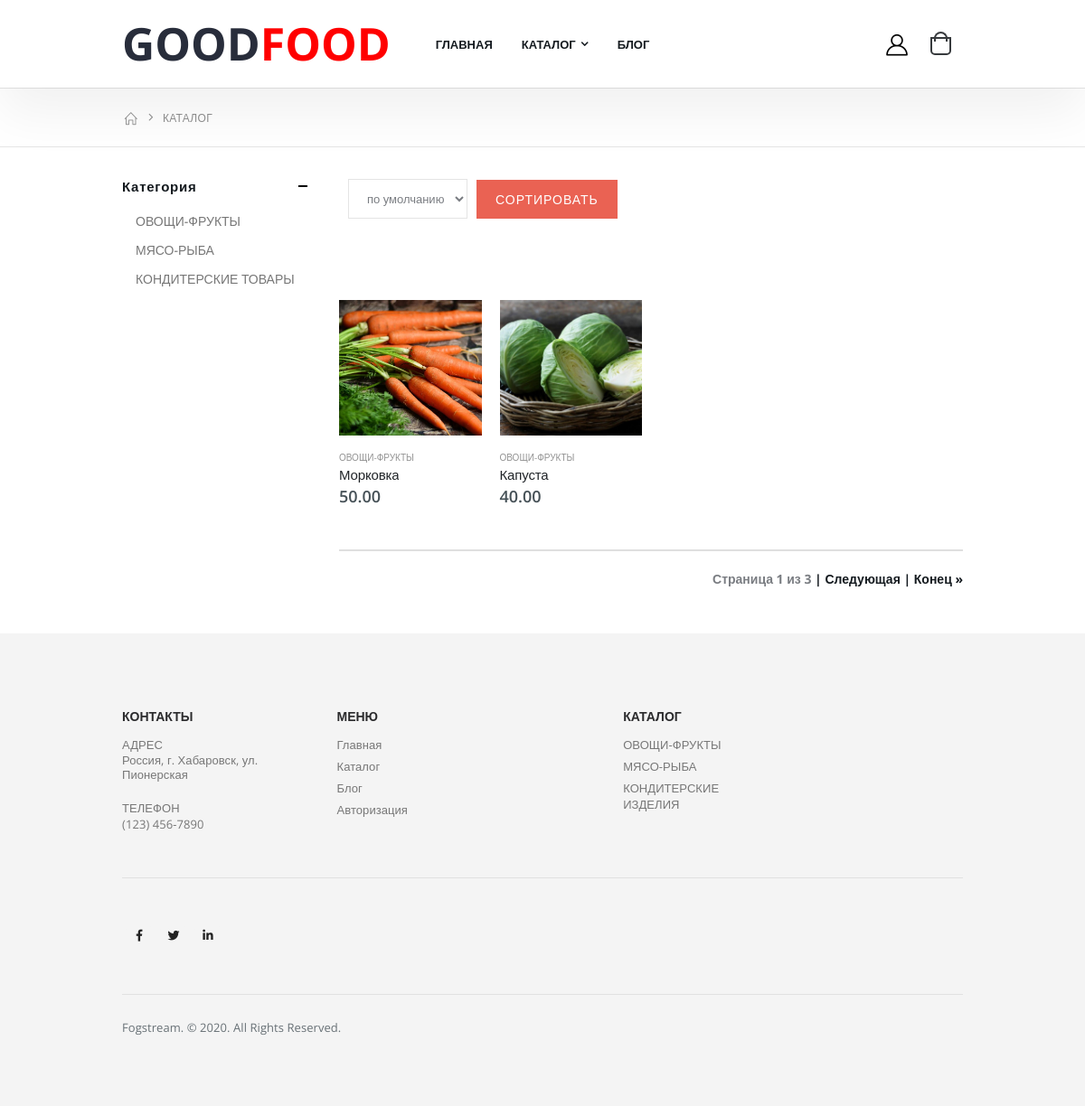
/catalog, run on the app's committed database.
### shop/models.py (models this page shows, shortened)
class Product(models.Model):
    name = models.CharField(max_length=30)
    price = models.DecimalField(decimal_places=2, max_digits=6)
    description = models.TextField()
    category = models.ForeignKey('Category', on_delete=models.CASCADE)
    chosen = models.BooleanField(default=False)
    slider = models.BooleanField(default=False)

class Image(models.Model):
    image = models.ImageField(upload_to='images')
    product = models.ForeignKey('Product', on_delete=models.CASCADE)

class Category(models.Model):
    name = models.CharField(max_length=30)
    def __str__(self):
        return self.name

### shop/views.py (the view)
# urls.py: path('catalog', views.catalog, name='catalog'),
def catalog(request):
    data = get_cart(request)
    if not request.GET.get('order'):
        sort_order = 'category'
    else:
        sort_order = request.GET.get('order')
    products = Product.objects.all().order_by(sort_order)
    paginator = Paginator(products, 2)
    page_number = request.GET.get('page')
    page_obj = paginator.get_page(page_number)
    data['page_obj'] = page_obj
    data['sort_order'] = sort_order
    return render(request, 'catalog.html', context=data)

### shop/views.py (called while the page is built)
def get_cart(request):
    if not 'cart' in request.session:
        cart_products = []
        cart = {}
    else:
        cart_products = Product.objects.filter(pk__in=request.session['cart'])
        cart = request.session['cart']
    return {'cart': cart, 'cart_products': cart_products}

### templates/catalog.html (shortened to what this page needs)
{% extends "index.html" %}
{% load static %}
{% block content %}
        <main class="main">
            <nav aria-label="breadcrumb" class="breadcrumb-nav">
                <div class="container">
                    <ol class="breadcrumb">
                        <li class="breadcrumb-item"><a href="{% url 'shop:index' %}"><i class="icon-home"></i></a></li>
                        <li class="breadcrumb-item active" aria-current="page">КАТАЛОГ</li>
                    </ol>
                </div>
            </nav>
            <div class="container">
                <div class="row">
                    <div class="col-lg-9">
                        <nav class="toolbox mb-4">
                            <div class="toolbox-left">
                                <div class="toolbox-item toolbox-sort">
                                        <form action="" method="get" class="form-inline">
                                            <div class="form-group mx-sm-3">
                                                <select name="order" class="form-control">
                                                    <option value="category">по умолчанию</option>
                                                </select>
                                            </div>
                                                <input type="submit" value="Сортировать" class="btn btn-primary">
                                        </form>
                                </div>
                            </div>
                        </nav>
                        <div class="row row-sm">
                            {% for element in page_obj %}
                            <div class="col-6 col-md-4 col-lg-3">
                                <div class="product-default inner-quickview inner-icon">
                                    <figure>
                                        <a href="{% url 'shop:product' element.id %}">
                                            <img src="{{ element.image_set.first.image.url }}">
                                        </a>
                                        <div class="btn-icon-group">
                                            <a href="{% url 'shop:cart' element.id %}"><button class="btn-icon btn-add-cart" data-toggle="modal" data-target="#addCartModal"></button></a>
                                        </div>
                                    </figure>
                                    <div class="product-details">
                                        <div class="category-wrap">
                                            <div class="category-list">
                                                <a href="{% url 'shop:category_catalog' element.category.id %}" class="product-category">{{ element.category }}</a>
                                            </div>
                                        </div>
                                        <h2 class="product-title">
                                            <a href="{% url 'shop:product' element.id %}">{{ element.name }}</a>
                                        </h2>
                                        <div class="price-box">
                                            <span class="product-price">{{ element.price }}</span>
                                        </div>
                                    </div>
                                </div>
                            </div>
                            {% endfor %}
                        </div>
                        <nav class="toolbox toolbox-pagination">
                            <div class="pagination">
                               <span class="step-links">
                                   <span class="current">
                                       Страница {{ page_obj.number }} из {{ page_obj.paginator.num_pages }}
                                   </span>
                                   {% if page_obj.has_next %}
                                       <a href="?page={{ page_obj.next_page_number }}&order={{ sort_order }}">| Следующая</a>
                                       <a href="?page={{ page_obj.paginator.num_pages }}&order={{ sort_order }}">| Конец &raquo;</a>
                                   {% endif %}
                               </span>
                            </div>
                        </nav>
                    </div>
                    <aside class="sidebar-shop col-lg-3 order-lg-first">
                        <div class="sidebar-wrapper">
                            <div class="widget">
                                <h3 class="widget-title">
                                    <a data-toggle="collapse" href="#widget-body-2" role="button" aria-expanded="true" aria-controls="widget-body-2">Категория</a>
                                </h3>
                                <div class="collapse show" id="widget-body-2">
                                    <div class="widget-body">
                                        <ul class="cat-list">
                                            <li><a href="{% url 'shop:category_catalog' 1 %}">ОВОЩИ-ФРУКТЫ</a></li>
                                            <li><a href="{% url 'shop:category_catalog' 2 %}">МЯСО-РЫБА</a></li>
                                            <li><a href="{% url 'shop:category_catalog' 3 %}">КОНДИТЕРСКИЕ ТОВАРЫ</a></li>
                                        </ul>
                                    </div>
                                </div>
                            </div>
                        </div>
                    </aside>
                </div>
            </div>
        </main>
{% endblock content %}

### data on the page
Product: image_set.first.image (picture), category "ОВОЩИ-ФРУКТЫ", name "Морковка", price "50.00"
Product: image_set.first.image (picture), category "ОВОЩИ-ФРУКТЫ", name "Капуста", price "40.00"

### other printed values
{{ page_obj.number }} "1"
{{ page_obj.paginator.num_pages }} "3"
